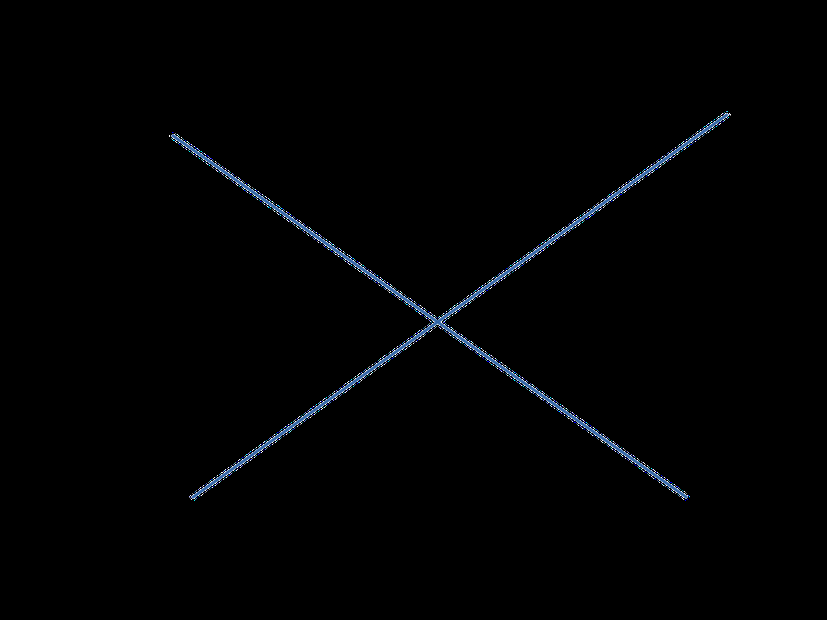
#> input picture input_imgs/img_x.png, 827 x 620 px, shrunk from 1058 x 794 before the run, found by its file name
$ python hough_transform.py
#> lines starting #> are read from the running program, lines starting #| are printed output that depends on the picture; after the words box and inside, x2 and y2 are one past the last pixel; in counts of white or black regions, pixels touching at a corner belong together
import cv2 as cv
import numpy as np
import os
import matplotlib.pyplot as plt

# Hough transform is used asa voting scheme in CV, mostly for detection of shapes with
# a good mathematical representation eg. in 2D Lines or Circles, but can also be applied in 3D
# see: https://www.analyticsvidhya.com/blog/2022/06/a-complete-guide-on-hough-transform/

input_folder = 'input_imgs'

# read input image
img = None

img = cv.imread(os.path.join(input_folder, 'img_x.png'))
#> img is the input picture: shape (620, 827, 3); mean B, G, R 2.6, 1.9, 1.4

img = cv.cvtColor(img, cv.COLOR_BGR2RGB)
img = cv.medianBlur(img, 5)

img_h, img_w, _ = img.shape
#> img_h = 620; img_w = 827

plt.imshow(img)
plt.show()

#do some edge detection
edge_img = cv.Canny(img,190,200)
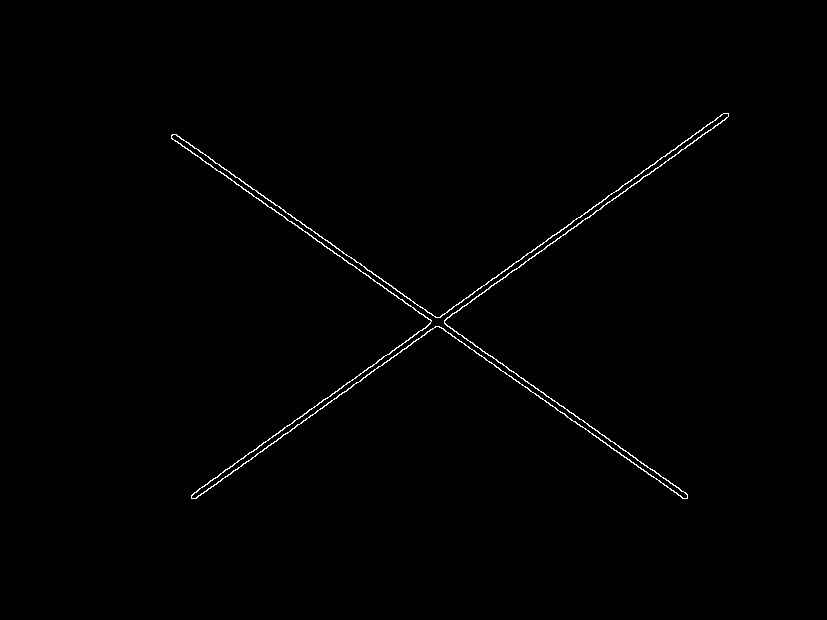
#> edge_img: shape (620, 827); 0.66% white in thin lines or dots, all inside (x1, y1, x2, y2) = (171, 113, 729, 499)
plt.imshow(edge_img)
plt.show()

# now we want to find Lines with the given edge detection
# lines can be described in different ways in 2D
# one way would be y=mx+c
# --- Hough Space ----
# we can create a Hough Space for this line equation by using m & c as axis,
# now every point on the line y=mx+c would be represented by the same point in the
# hough space [m, c]. The idea is now to have a count array aka. Bins to count points
# in hough space that go into same bin, all maxima Bins should correspond to Lines in
# the image, the bigger the bin -> the more noise can be on the line and still fall in same bin
# however this can also lead to detection of different line in the same bin.
# Nevertheless, in this line example the representation m goes to infinity for vertical lines.
# therefore we use xcosθ+ysinθ=r to create the Hough space for line detection [θ, r]
# θ is in range -90 - +90 so we can build every possible line
# p is the distance from origin, and therefor capped with 0 to sqrt(x^2 + y^2) which is the diagonal of the image
# now we can make our voting space with θ and r
# given x & y is an edge point -> we can now increase every bin which lays in xcosθ+ysinθ=r
# so for every point we have a curve in hough space
# all maxima, where loads od curves intersect should correspod to a good line guess in the image

#define backed size and create hough space
angle_step= 1 # all 1 degree
distance_step = 4 # like 3 pixel
diag = int(np.sqrt(img_h**2 + img_w**2))
#> diag = 1033
hough_space_h = int(diag/distance_step)
#> hough_space_h = 258
hough_space_w = int(180/angle_step)
hough_space = np.zeros((hough_space_h, hough_space_w))

#non optimized but easy to understand voting scheme
#now we loop over the edge image and search for edge pixels

for x in range(0, img_h):
    for y in range(0, img_w):
        if (edge_img[x,y] == 255):
            # we have an edge pixel
            # now for every possible θ we compute the corresponding r
            # and increase the hough space value
            for theta in np.arange (-90, 90, angle_step) :
                r = x * np.cos(theta/180*np.pi) + y * np.sin(theta/180*np.pi)
                if (r < diag):
                    hough_space[int(r/distance_step), int(theta/angle_step)+90] += 1
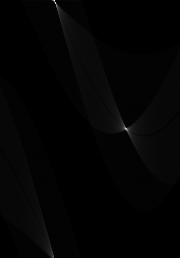
#> hough_space: shape (258, 180) float64; min 0, max 930, mean 13.1; drawn with min black and max white

# now lets have a look at the hough space
plt.imshow(hough_space)
plt.show()

# see the maxima should correspond to the lines
max_count = 2

# lets check some maxima
max_idxs = np.argsort((-hough_space).flatten())
idxs = []
cnt = 0
while cnt < max_count:
    w = int(max_idxs[cnt] / hough_space_w)
    h = max_idxs[cnt] % hough_space_w
    idxs.append((w,h))
    theta = (h-90) * angle_step / 180*np.pi
    r = w * distance_step

    #xcosθ+ysinθ=r -> y = (r-xcosθ)/sinθ
    start_point = np.array((int((r)/np.sin(theta)),0))
    end_point = np.array((int((r-img_w*np.cos(theta))/np.sin(theta)), img_w))

    cv.line(img, start_point, end_point, (255,0,0), 2)
    cnt+=1
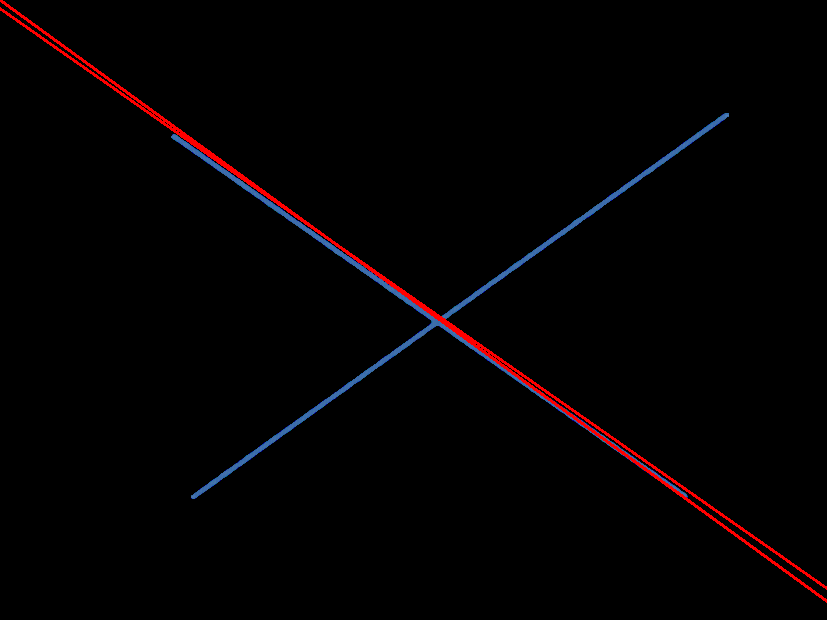
#> img: shape (620, 827, 3); mean R, G, B 3.3, 1.2, 1.9
#> after the loop, cnt = 2; idxs = [(0, 54), (2, 55)]

# result these lines are still infinit, a possibility would be to check back where edge points where,
# to limit the length. However, this is also a really good thing with this algorithm,
# imagine a line or a circle which is partly hidden, here we would also calculate the hidden parts
#

plt.imshow(img)
plt.show()

print('fin self implemented')

#or simply use the openCV stuff
img = cv.imread(os.path.join(input_folder, 'road1.jpg'))
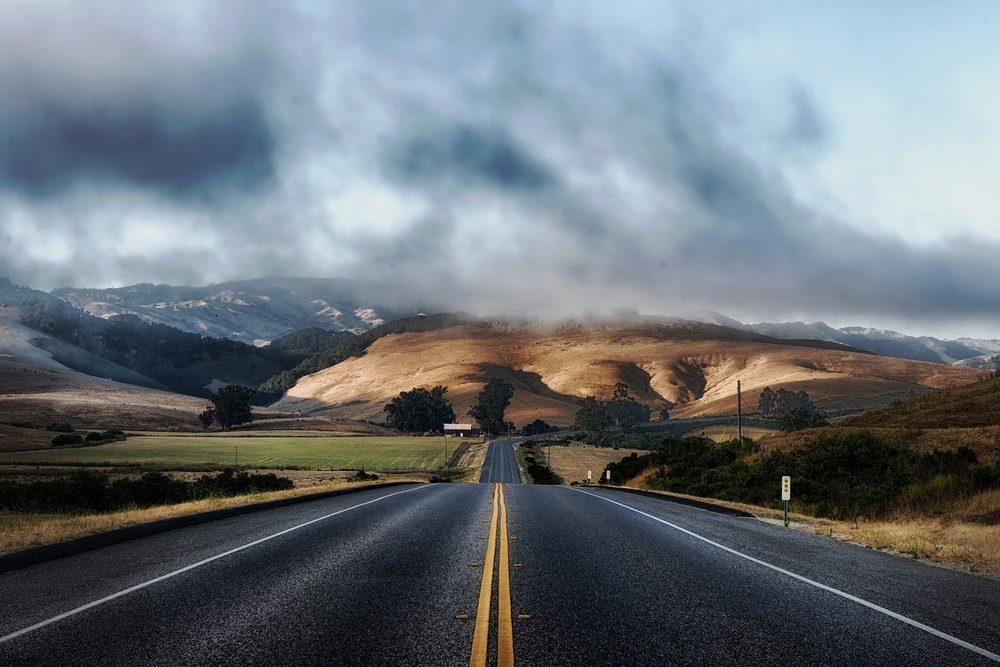
#> input picture input_imgs/road1.jpg, 1000 x 667 px, shrunk from 1280 x 854 before the run, found by its file name
#> img is the input picture: shape (667, 1000, 3); mean B, G, R 120.7, 114.6, 107
img = cv.medianBlur(img, 5)
img = cv.cvtColor(img, cv.COLOR_BGR2RGB)
plt.imshow(img)
plt.show()

#do some edge detection
edge_img = cv.Canny(img,190,200)
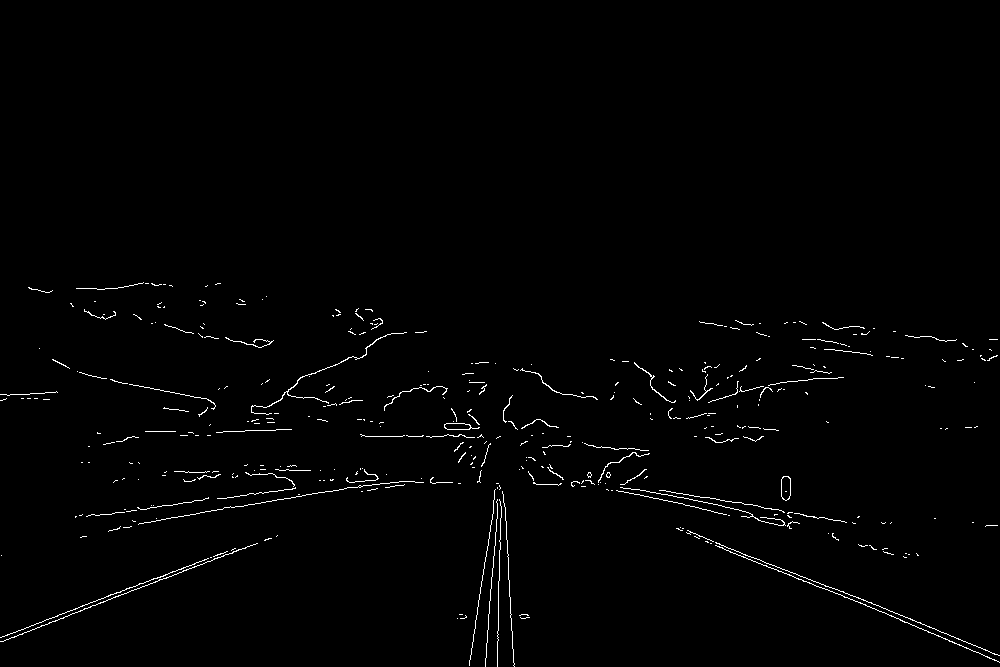
#> edge_img: shape (667, 1000); 1.1% white in thin lines or dots, all inside (x1, y1, x2, y2) = (0, 282, 1000, 667)
plt.imshow(edge_img)
plt.show()

# Detect points that form a line
lines = cv.HoughLinesP(edge_img, 1, np.pi/180, 68, minLineLength=25, maxLineGap=20)
#> lines = 33 rows, first 6: [1, 641, 277, 535], [444, 426, 488, 445], [680, 530, 945, 638], [805, 577, 999, 655], [0, 637, 234, 548], [88, 375, 208, 399]
#lines = cv2.HoughLinesP(edges, 1, np.pi/180, minLineLength=10, maxLineGap=250)
# Draw lines on the image
for line in lines:
   x1, y1, x2, y2 = line[0]
   cv.line(img, (x1, y1), (x2, y2), (255, 0, 0), 3)
#> this loop made 33 passes
#> (x1, y1, x2, y2) on passes 1 to 12: (1, 641, 277, 535), (444, 426, 488, 445), (680, 530, 945, 638), (805, 577, 999, 655), (0, 637, 234, 548), (88, 375, 208, 399), (220, 498, 295, 488), (486, 644, 499, 485), (41, 625, 268, 538), (665, 490, 855, 523), (234, 507, 363, 485), (707, 542, 816, 586)
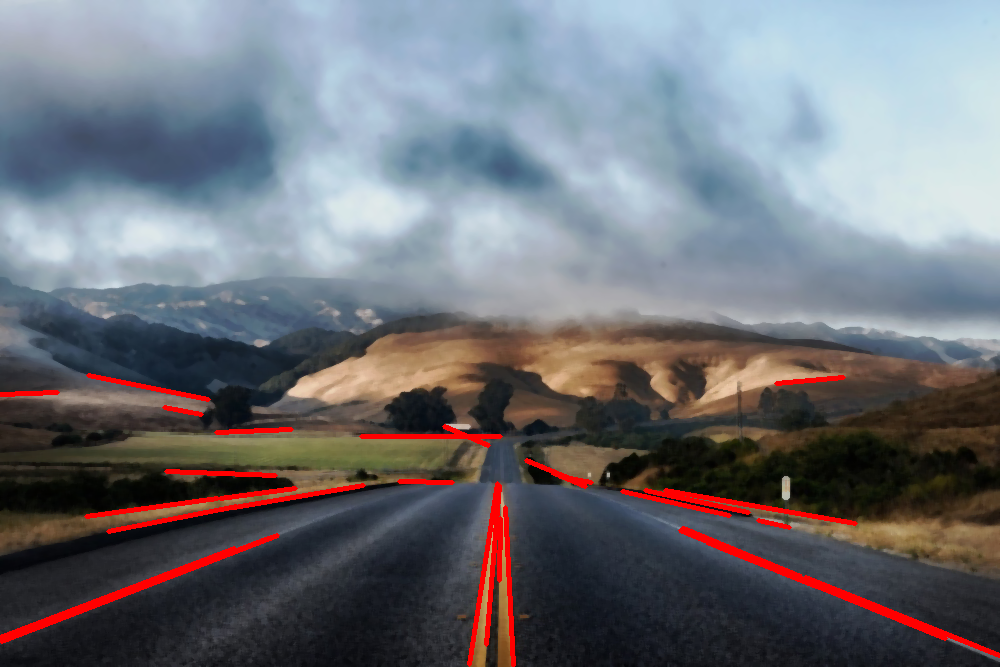
#> img: shape (667, 1000, 3); mean R, G, B 110.8, 112.4, 118.7

#result with cv
plt.imshow(img)
plt.show()
